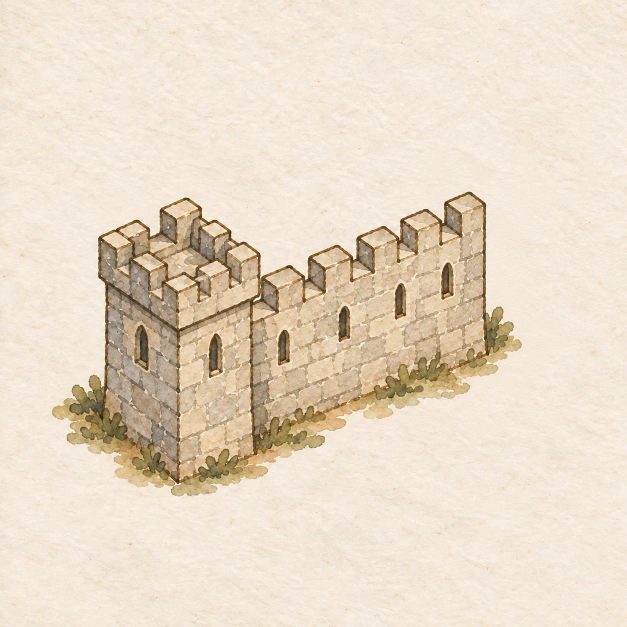
#> input picture art/muralla.webp, 1254 x 1254 px, found by its file name (shown at 1/2 size)
$ python prepare-wall.py
#> lines starting #> are read from the running program, lines starting #| are printed output that depends on the picture
"""Recorta la ilustración de Muralla (art/muralla.webp).

Uso: python3 scripts/prepare-wall.py
Salida:
  public/assets/ui/muralla.webp        ficha cuadrada con el papel original (para círculos)
  public/assets/ui/muralla-icono.webp  icono con fondo transparente (para textos y resúmenes)
"""
import numpy as np
from PIL import Image

a = np.asarray(Image.open('art/muralla.webp').convert('RGB')).astype(float)
paper = np.median(np.concatenate([a[:12].reshape(-1, 3), a[-12:].reshape(-1, 3)]), axis=0)
#> paper = [242, 232, 217]
d = np.sqrt(((a - paper) ** 2).sum(-1))
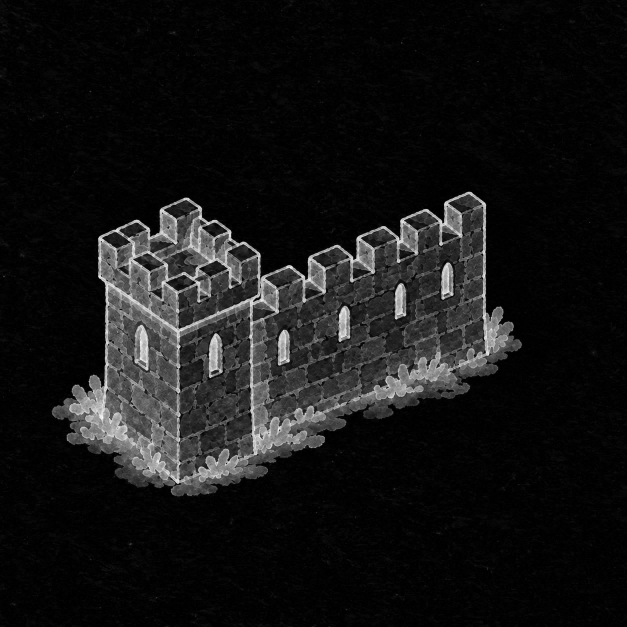
#> d: shape (1254, 1254) float64 (shown at 1/2 size); min 1, max 361, mean 31.4; drawn with min black and max white
alpha = np.clip((d - 16) / 26, 0, 1)
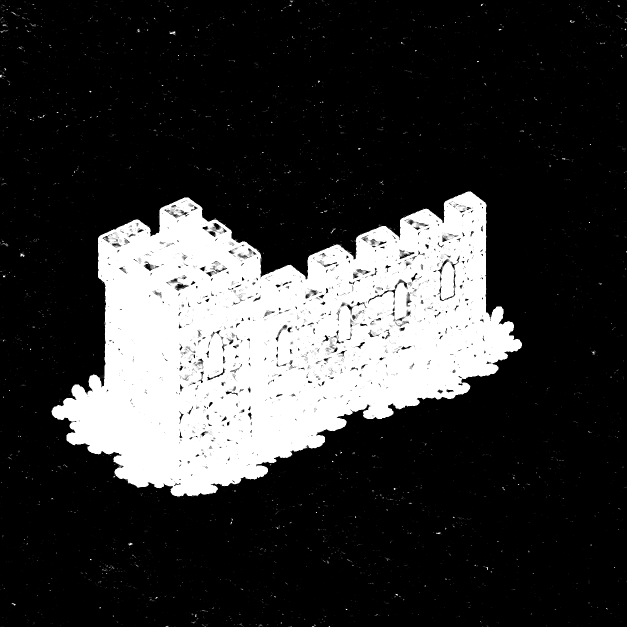
#> alpha: shape (1254, 1254) float64 (shown at 1/2 size); min 0, max 1, mean 0.215
ys, xs = np.nonzero(alpha > 0.5)
x0, x1, y0, y1 = xs.min(), xs.max() + 1, ys.min(), ys.max() + 1
#> x0 = 0; x1 = 1254; y0 = 2; y1 = 1254

# Icono transparente, cuadrado
icon = Image.fromarray(a[y0:y1, x0:x1].astype(np.uint8)).convert('RGBA')
icon.putalpha(Image.fromarray((alpha[y0:y1, x0:x1] * 255).astype(np.uint8)))
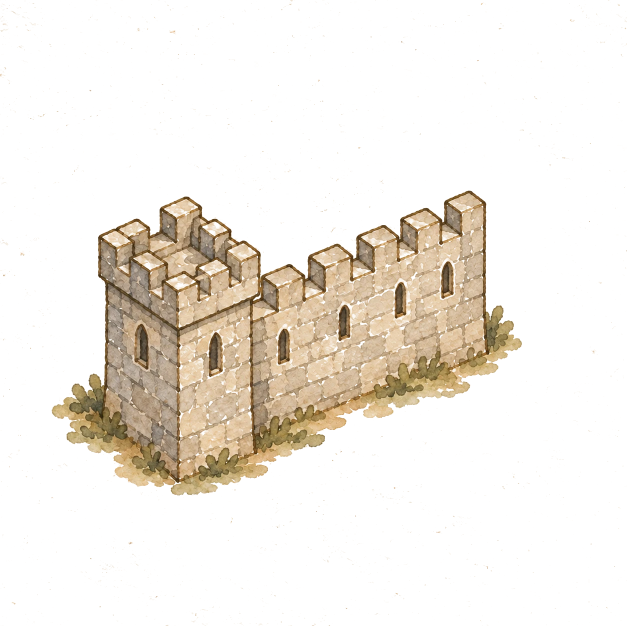
#> icon: PIL image 1254x1252 RGBA (shown at 1/2 size); mean R, G, B, A 231.2, 217.5, 198.2, 54.9; transparent parts drawn white
S = max(icon.size) + 8
#> S = 1262
can = Image.new('RGBA', (S, S), (0, 0, 0, 0))
#> can: PIL image 1262x1262 RGBA; every value is 0
can.alpha_composite(icon, ((S - icon.width) // 2, (S - icon.height) // 2))
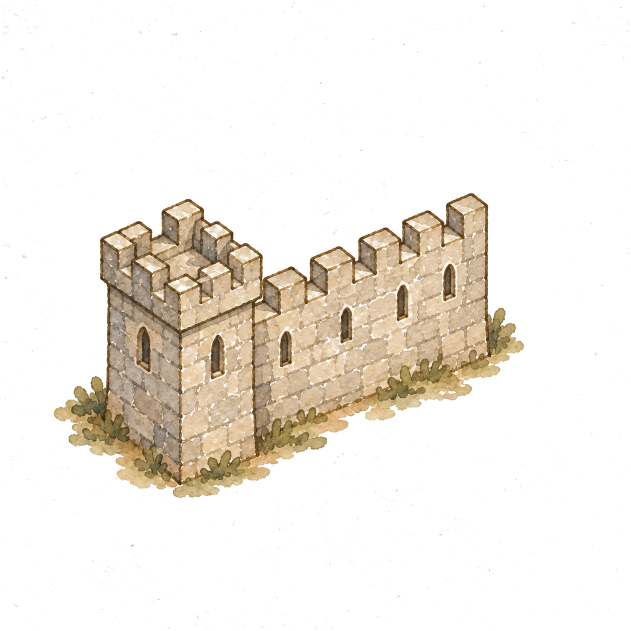
#> can: PIL image 1262x1262 RGBA (shown at 1/2 size); mean R, G, B, A 44.2, 38.7, 31, 54.2; transparent parts drawn white
can.resize((128, 128), Image.LANCZOS).save('public/assets/ui/muralla-icono.webp', quality=90)
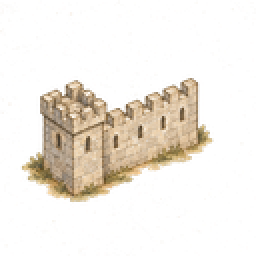
#> saved as muralla-icono.webp: PIL image 128x128 RGBA (shown 2 times larger); mean R, G, B, A 92.5, 83.6, 70.7, 54; transparent parts drawn white

# Ficha con el papel original, encuadre para círculo
W, H = x1 - x0, y1 - y0
#> W = 1254; H = 1252
side = int(max(W, H) * 0.92)
#> side = 1153
cx, cy = (x0 + x1) // 2, (y0 + y1) // 2
#> cx = 627; cy = 628
box = (cx - side // 2, cy - side // 2, cx + side // 2, cy + side // 2)
#> box = (51, 52, 1203, 1204)
Image.fromarray(a.astype(np.uint8)).crop(box).resize((256, 256), Image.LANCZOS).save('public/assets/ui/muralla.webp', quality=88)
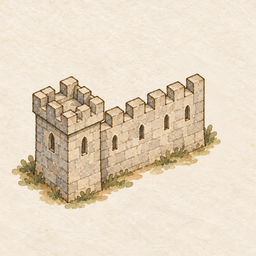
#> saved as muralla.webp: PIL image 256x256 RGB; mean R, G, B 229.1, 214.8, 194.8

$ run again, with art/edificios-civiles.webp copied over art/muralla.webp
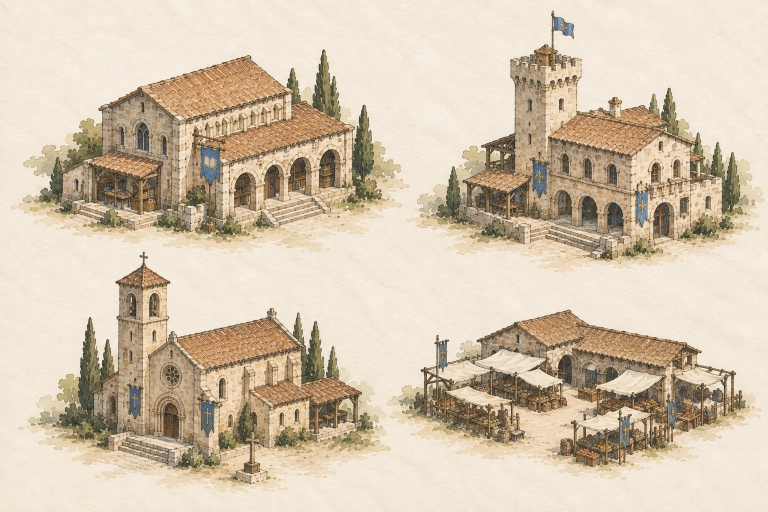
#> input picture art/edificios-civiles.webp, 1536 x 1024 px, found by its file name (shown at 1/2 size)
#> paper = [242, 233, 217]
#> x0 = 21; x1 = 1529; y0 = 13; y1 = 1021
#> `can.resize((128, 128), Image.LANCZOS).save('public/assets/ui/muralla-i..`:
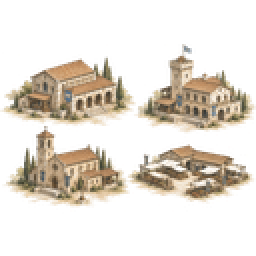
#> saved as muralla-icono.webp: PIL image 128x128 RGBA (shown 2 times larger); mean R, G, B, A 70.5, 62.1, 50.1, 74.7; transparent parts drawn white
#> W = 1508; H = 1008
#> side = 1387
#> cx = 775; cy = 517
#> box = (82, -176, 1468, 1210)
#> `Image.fromarray(a.astype(np.uint8)).crop(box).resize((256, 256), Image..`:
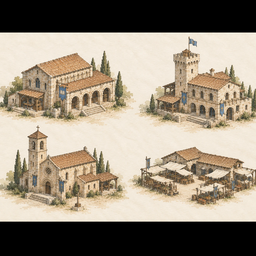
#> saved as muralla.webp: PIL image 256x256 RGB; mean R, G, B 153.5, 142.1, 125.6

$ run again, with art/edificios-militares.webp copied over art/muralla.webp
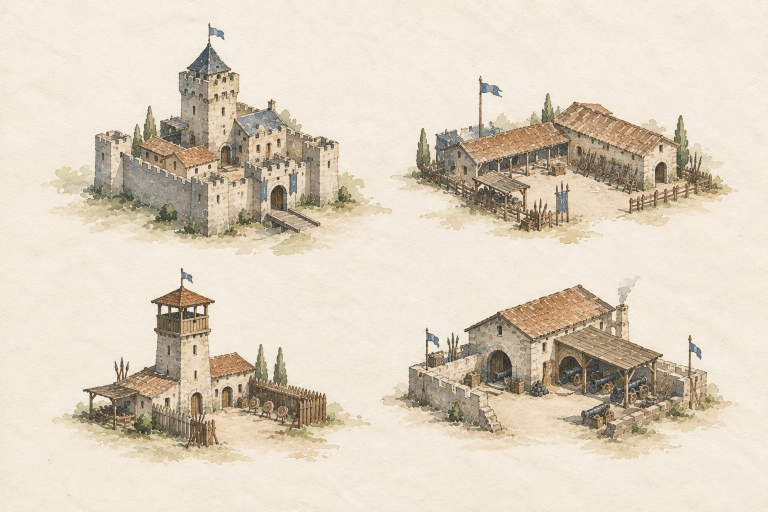
#> input picture art/edificios-militares.webp, 1536 x 1024 px, found by its file name (shown at 1/2 size)
#> paper = [243, 235, 220]
#> x0 = 5; x1 = 1510; y0 = 9; y1 = 1018
#> `can.resize((128, 128), Image.LANCZOS).save('public/assets/ui/muralla-i..`:
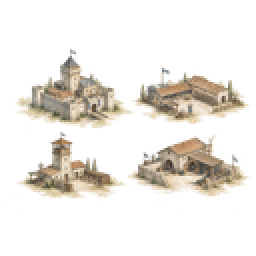
#> saved as muralla-icono.webp: PIL image 128x128 RGBA (shown 2 times larger); mean R, G, B, A 58.6, 53.5, 45.5, 54.4; transparent parts drawn white
#> W = 1505; H = 1009
#> side = 1384
#> cx = 757; cy = 513
#> box = (65, -179, 1449, 1205)
#> `Image.fromarray(a.astype(np.uint8)).crop(box).resize((256, 256), Image..`:
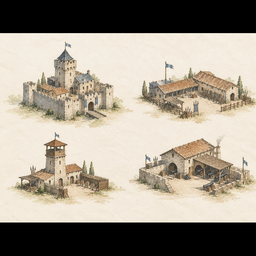
#> saved as muralla.webp: PIL image 256x256 RGB; mean R, G, B 161.6, 153.2, 139.8
